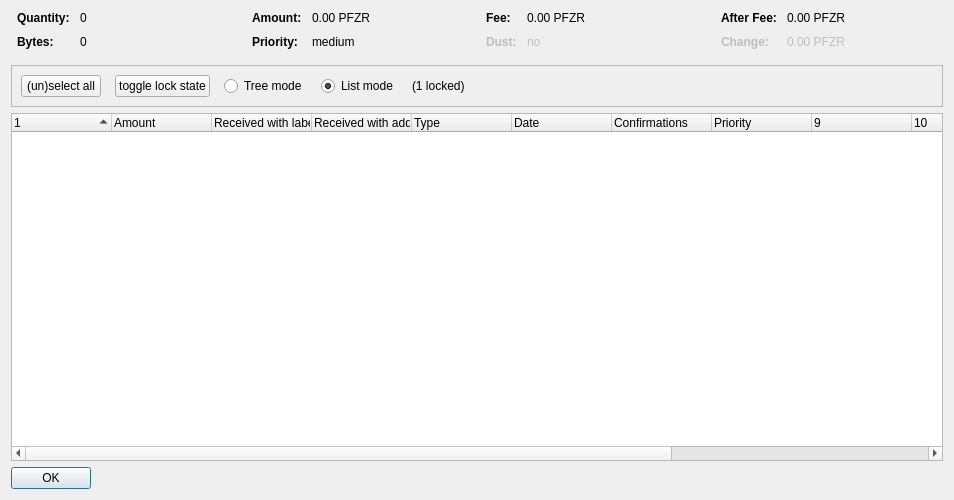
<?xml version="1.0" encoding="UTF-8"?>
<ui version="4.0">
 <class>CoinControlDialog</class>
 <widget class="QDialog" name="CoinControlDialog">
  <property name="geometry">
   <rect>
    <x>0</x>
    <y>0</y>
    <width>954</width>
    <height>500</height>
   </rect>
  </property>
  <property name="windowTitle">
   <string>Coin Selection</string>
  </property>
  <layout class="QVBoxLayout" name="verticalLayout">
   <item>
    <layout class="QHBoxLayout" name="horizontalLayoutTop" stretch="0,0,0,0">
     <property name="topMargin">
      <number>0</number>
     </property>
     <property name="bottomMargin">
      <number>10</number>
     </property>
     <item>
      <layout class="QFormLayout" name="formLayoutCoinControl1">
       <property name="horizontalSpacing">
        <number>10</number>
       </property>
       <property name="verticalSpacing">
        <number>10</number>
       </property>
       <property name="leftMargin">
        <number>6</number>
       </property>
       <property name="rightMargin">
        <number>6</number>
       </property>
       <item row="0" column="0">
        <widget class="QLabel" name="labelCoinControlQuantityText">
         <property name="font">
          <font>
           <weight>75</weight>
           <bold>true</bold>
          </font>
         </property>
         <property name="text">
          <string>Quantity:</string>
         </property>
        </widget>
       </item>
       <item row="0" column="1">
        <widget class="QLabel" name="labelCoinControlQuantity">
         <property name="cursor">
          <cursorShape>IBeamCursor</cursorShape>
         </property>
         <property name="contextMenuPolicy">
          <enum>Qt::ActionsContextMenu</enum>
         </property>
         <property name="text">
          <string notr="true">0</string>
         </property>
         <property name="textInteractionFlags">
          <set>Qt::LinksAccessibleByMouse|Qt::TextSelectableByKeyboard|Qt::TextSelectableByMouse</set>
         </property>
        </widget>
       </item>
       <item row="1" column="0">
        <widget class="QLabel" name="labelCoinControlBytesText">
         <property name="font">
          <font>
           <weight>75</weight>
           <bold>true</bold>
          </font>
         </property>
         <property name="text">
          <string>Bytes:</string>
         </property>
        </widget>
       </item>
       <item row="1" column="1">
        <widget class="QLabel" name="labelCoinControlBytes">
         <property name="cursor">
          <cursorShape>IBeamCursor</cursorShape>
         </property>
         <property name="contextMenuPolicy">
          <enum>Qt::ActionsContextMenu</enum>
         </property>
         <property name="text">
          <string notr="true">0</string>
         </property>
         <property name="textInteractionFlags">
          <set>Qt::LinksAccessibleByMouse|Qt::TextSelectableByKeyboard|Qt::TextSelectableByMouse</set>
         </property>
        </widget>
       </item>
      </layout>
     </item>
     <item>
      <layout class="QFormLayout" name="formLayoutCoinControl2">
       <property name="horizontalSpacing">
        <number>10</number>
       </property>
       <property name="verticalSpacing">
        <number>10</number>
       </property>
       <property name="leftMargin">
        <number>6</number>
       </property>
       <property name="rightMargin">
        <number>6</number>
       </property>
       <item row="0" column="0">
        <widget class="QLabel" name="labelCoinControlAmountText">
         <property name="font">
          <font>
           <weight>75</weight>
           <bold>true</bold>
          </font>
         </property>
         <property name="text">
          <string>Amount:</string>
         </property>
        </widget>
       </item>
       <item row="0" column="1">
        <widget class="QLabel" name="labelCoinControlAmount">
         <property name="cursor">
          <cursorShape>IBeamCursor</cursorShape>
         </property>
         <property name="contextMenuPolicy">
          <enum>Qt::ActionsContextMenu</enum>
         </property>
         <property name="text">
          <string notr="true">0.00 PFZR</string>
         </property>
         <property name="textInteractionFlags">
          <set>Qt::LinksAccessibleByMouse|Qt::TextSelectableByKeyboard|Qt::TextSelectableByMouse</set>
         </property>
        </widget>
       </item>
       <item row="1" column="0">
        <widget class="QLabel" name="labelCoinControlPriorityText">
         <property name="font">
          <font>
           <weight>75</weight>
           <bold>true</bold>
          </font>
         </property>
         <property name="text">
          <string>Priority:</string>
         </property>
        </widget>
       </item>
       <item row="1" column="1">
        <widget class="QLabel" name="labelCoinControlPriority">
         <property name="cursor">
          <cursorShape>IBeamCursor</cursorShape>
         </property>
         <property name="contextMenuPolicy">
          <enum>Qt::ActionsContextMenu</enum>
         </property>
         <property name="text">
          <string>medium</string>
         </property>
         <property name="textInteractionFlags">
          <set>Qt::LinksAccessibleByMouse|Qt::TextSelectableByKeyboard|Qt::TextSelectableByMouse</set>
         </property>
        </widget>
       </item>
      </layout>
     </item>
     <item>
      <layout class="QFormLayout" name="formLayoutCoinControl3">
       <property name="horizontalSpacing">
        <number>10</number>
       </property>
       <property name="verticalSpacing">
        <number>10</number>
       </property>
       <property name="leftMargin">
        <number>6</number>
       </property>
       <property name="rightMargin">
        <number>6</number>
       </property>
       <item row="0" column="0">
        <widget class="QLabel" name="labelCoinControlFeeText">
         <property name="font">
          <font>
           <weight>75</weight>
           <bold>true</bold>
          </font>
         </property>
         <property name="text">
          <string>Fee:</string>
         </property>
        </widget>
       </item>
       <item row="0" column="1">
        <widget class="QLabel" name="labelCoinControlFee">
         <property name="cursor">
          <cursorShape>IBeamCursor</cursorShape>
         </property>
         <property name="contextMenuPolicy">
          <enum>Qt::ActionsContextMenu</enum>
         </property>
         <property name="text">
          <string notr="true">0.00 PFZR</string>
         </property>
         <property name="textInteractionFlags">
          <set>Qt::LinksAccessibleByMouse|Qt::TextSelectableByKeyboard|Qt::TextSelectableByMouse</set>
         </property>
        </widget>
       </item>
       <item row="1" column="0">
        <widget class="QLabel" name="labelCoinControlLowOutputText">
         <property name="enabled">
          <bool>false</bool>
         </property>
         <property name="font">
          <font>
           <weight>75</weight>
           <bold>true</bold>
          </font>
         </property>
         <property name="text">
          <string>Dust:</string>
         </property>
        </widget>
       </item>
       <item row="1" column="1">
        <widget class="QLabel" name="labelCoinControlLowOutput">
         <property name="enabled">
          <bool>false</bool>
         </property>
         <property name="cursor">
          <cursorShape>IBeamCursor</cursorShape>
         </property>
         <property name="contextMenuPolicy">
          <enum>Qt::ActionsContextMenu</enum>
         </property>
         <property name="text">
          <string>no</string>
         </property>
         <property name="textInteractionFlags">
          <set>Qt::LinksAccessibleByMouse|Qt::TextSelectableByKeyboard|Qt::TextSelectableByMouse</set>
         </property>
        </widget>
       </item>
      </layout>
     </item>
     <item>
      <layout class="QFormLayout" name="formLayoutCoinControl4">
       <property name="horizontalSpacing">
        <number>10</number>
       </property>
       <property name="verticalSpacing">
        <number>10</number>
       </property>
       <property name="leftMargin">
        <number>6</number>
       </property>
       <property name="rightMargin">
        <number>6</number>
       </property>
       <item row="0" column="0">
        <widget class="QLabel" name="labelCoinControlAfterFeeText">
         <property name="font">
          <font>
           <weight>75</weight>
           <bold>true</bold>
          </font>
         </property>
         <property name="text">
          <string>After Fee:</string>
         </property>
        </widget>
       </item>
       <item row="0" column="1">
        <widget class="QLabel" name="labelCoinControlAfterFee">
         <property name="cursor">
          <cursorShape>IBeamCursor</cursorShape>
         </property>
         <property name="contextMenuPolicy">
          <enum>Qt::ActionsContextMenu</enum>
         </property>
         <property name="text">
          <string notr="true">0.00 PFZR</string>
         </property>
         <property name="textInteractionFlags">
          <set>Qt::LinksAccessibleByMouse|Qt::TextSelectableByKeyboard|Qt::TextSelectableByMouse</set>
         </property>
        </widget>
       </item>
       <item row="1" column="0">
        <widget class="QLabel" name="labelCoinControlChangeText">
         <property name="enabled">
          <bool>false</bool>
         </property>
         <property name="font">
          <font>
           <weight>75</weight>
           <bold>true</bold>
          </font>
         </property>
         <property name="text">
          <string>Change:</string>
         </property>
        </widget>
       </item>
       <item row="1" column="1">
        <widget class="QLabel" name="labelCoinControlChange">
         <property name="enabled">
          <bool>false</bool>
         </property>
         <property name="cursor">
          <cursorShape>IBeamCursor</cursorShape>
         </property>
         <property name="contextMenuPolicy">
          <enum>Qt::ActionsContextMenu</enum>
         </property>
         <property name="text">
          <string notr="true">0.00 PFZR</string>
         </property>
         <property name="textInteractionFlags">
          <set>Qt::LinksAccessibleByMouse|Qt::TextSelectableByKeyboard|Qt::TextSelectableByMouse</set>
         </property>
        </widget>
       </item>
      </layout>
     </item>
    </layout>
   </item>
   <item>
    <widget class="QFrame" name="frame">
     <property name="minimumSize">
      <size>
       <width>0</width>
       <height>40</height>
      </size>
     </property>
     <property name="frameShape">
      <enum>QFrame::StyledPanel</enum>
     </property>
     <property name="frameShadow">
      <enum>QFrame::Sunken</enum>
     </property>
     <layout class="QHBoxLayout" name="horizontalLayout">
      <item>
       <layout class="QHBoxLayout" name="horizontalLayoutPanel" stretch="0,0,0,0,0,0">
        <property name="spacing">
         <number>14</number>
        </property>
        <item>
         <widget class="QPushButton" name="pushButtonSelectAll">
          <property name="sizePolicy">
           <sizepolicy hsizetype="Maximum" vsizetype="Fixed">
            <horstretch>0</horstretch>
            <verstretch>0</verstretch>
           </sizepolicy>
          </property>
          <property name="text">
           <string>(un)select all</string>
          </property>
          <property name="autoDefault">
           <bool>false</bool>
          </property>
         </widget>
        </item>
        <item>
         <widget class="QPushButton" name="pushButtonToggleLock">
          <property name="sizePolicy">
           <sizepolicy hsizetype="Maximum" vsizetype="Fixed">
            <horstretch>0</horstretch>
            <verstretch>0</verstretch>
           </sizepolicy>
          </property>
          <property name="text">
           <string>toggle lock state</string>
          </property>
          <property name="autoDefault">
           <bool>false</bool>
          </property>
         </widget>
        </item>
        <item>
         <widget class="QRadioButton" name="radioTreeMode">
          <property name="sizePolicy">
           <sizepolicy hsizetype="Maximum" vsizetype="Fixed">
            <horstretch>0</horstretch>
            <verstretch>0</verstretch>
           </sizepolicy>
          </property>
          <property name="text">
           <string>Tree mode</string>
          </property>
         </widget>
        </item>
        <item>
         <widget class="QRadioButton" name="radioListMode">
          <property name="sizePolicy">
           <sizepolicy hsizetype="Maximum" vsizetype="Fixed">
            <horstretch>0</horstretch>
            <verstretch>0</verstretch>
           </sizepolicy>
          </property>
          <property name="text">
           <string>List mode</string>
          </property>
          <property name="checked">
           <bool>true</bool>
          </property>
         </widget>
        </item>
        <item>
         <widget class="QLabel" name="labelLocked">
          <property name="text">
           <string>(1 locked)</string>
          </property>
         </widget>
        </item>
        <item>
         <spacer name="horizontalSpacer">
          <property name="orientation">
           <enum>Qt::Horizontal</enum>
          </property>
          <property name="sizeHint" stdset="0">
           <size>
            <width>40</width>
            <height>20</height>
           </size>
          </property>
         </spacer>
        </item>
       </layout>
      </item>
     </layout>
    </widget>
   </item>
   <item>
    <widget class="CoinControlTreeWidget" name="treeWidget">
     <property name="contextMenuPolicy">
      <enum>Qt::CustomContextMenu</enum>
     </property>
     <property name="sortingEnabled">
      <bool>false</bool>
     </property>
     <property name="columnCount">
      <number>13</number>
     </property>
     <attribute name="headerShowSortIndicator" stdset="0">
      <bool>true</bool>
     </attribute>
     <attribute name="headerStretchLastSection">
      <bool>false</bool>
     </attribute>
     <column>
      <property name="text">
       <string/>
      </property>
     </column>
     <column>
      <property name="text">
       <string>Amount</string>
      </property>
     </column>
     <column>
      <property name="text">
       <string>Received with label</string>
      </property>
     </column>
     <column>
      <property name="text">
       <string>Received with address</string>
      </property>
     </column>
     <column>
      <property name="text">
       <string>Type</string>
      </property>
     </column>
     <column>
      <property name="text">
       <string>Date</string>
      </property>
     </column>
     <column>
      <property name="text">
       <string>Confirmations</string>
      </property>
      <property name="toolTip">
       <string>Confirmed</string>
      </property>
     </column>
     <column>
      <property name="text">
       <string>Priority</string>
      </property>
     </column>
     <column>
      <property name="text">
       <string/>
      </property>
     </column>
     <column>
      <property name="text">
       <string/>
      </property>
     </column>
     <column>
      <property name="text">
       <string/>
      </property>
     </column>
     <column>
      <property name="text">
       <string/>
      </property>
     </column>
     <column>
      <property name="text">
       <string/>
      </property>
     </column>
    </widget>
   </item>
   <item>
    <widget class="QDialogButtonBox" name="buttonBox">
     <property name="sizePolicy">
      <sizepolicy hsizetype="Maximum" vsizetype="Fixed">
       <horstretch>0</horstretch>
       <verstretch>0</verstretch>
      </sizepolicy>
     </property>
     <property name="orientation">
      <enum>Qt::Horizontal</enum>
     </property>
     <property name="standardButtons">
      <set>QDialogButtonBox::Ok</set>
     </property>
    </widget>
   </item>
  </layout>
 </widget>
 <customwidgets>
  <customwidget>
   <class>CoinControlTreeWidget</class>
   <extends>QTreeWidget</extends>
   <header>coincontroltreewidget.h</header>
  </customwidget>
 </customwidgets>
 <resources/>
 <connections/>
</ui>
